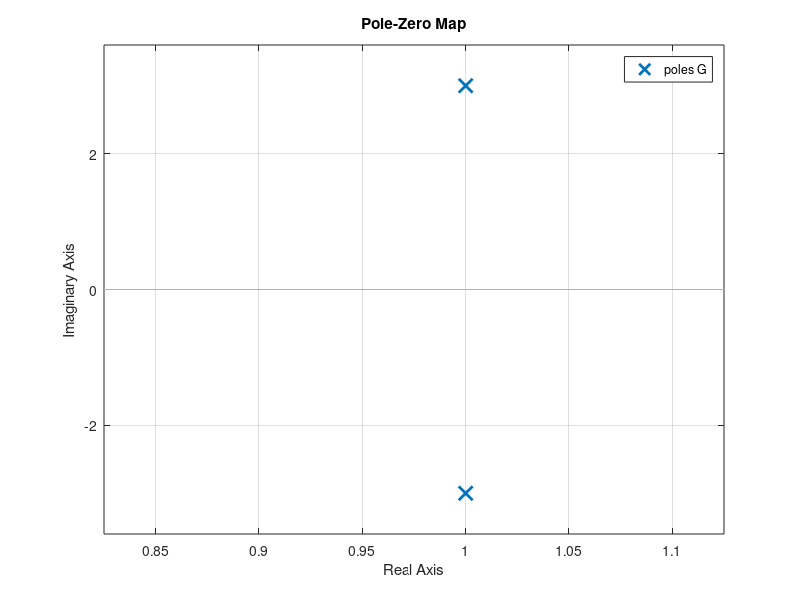
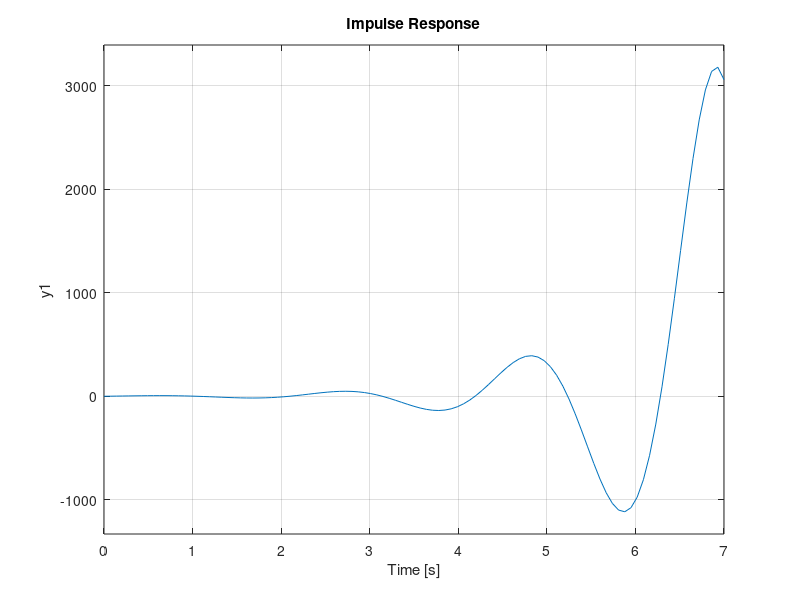
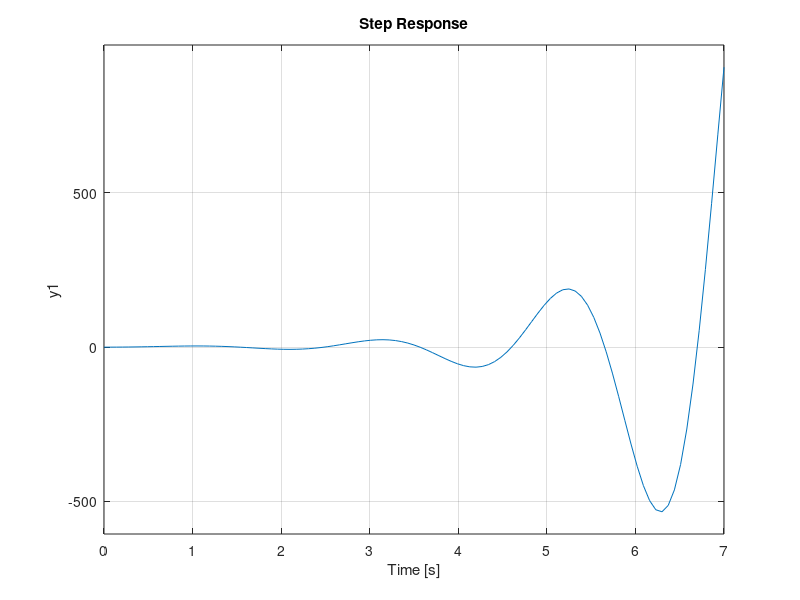
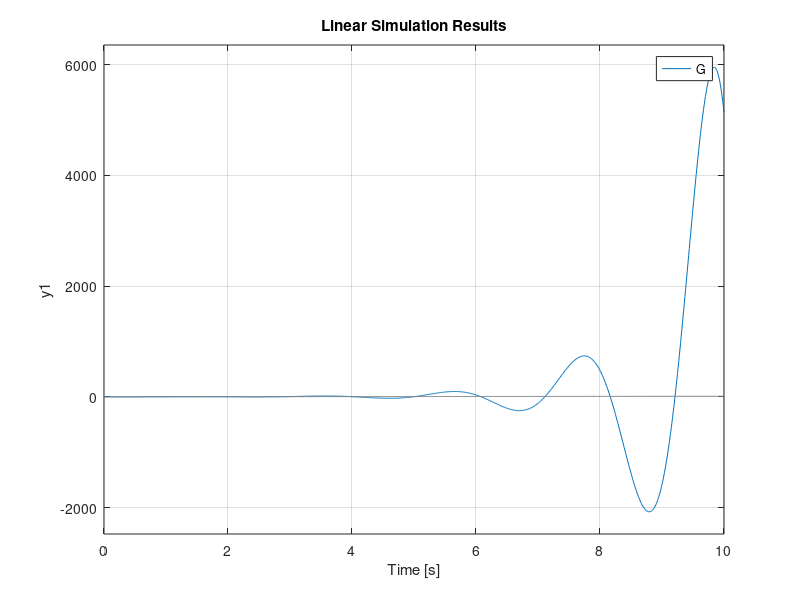

These figures' MATLAB source, in order:
close all
clc

num = 10;
dem = [1 -2 10];
G = tf(num,dem)
poles=pole(G)
%zero=zero(G)
figure(1)
pzmap(G)
P=pzmap(G);
grid on;
figure(2)
impulse(G)
grid on;
figure(3)
step(G)
grid on;
figure(4)
t=0: 0.01: 10;
ramp=t;
lsim(G,ramp,t)
grid on;
